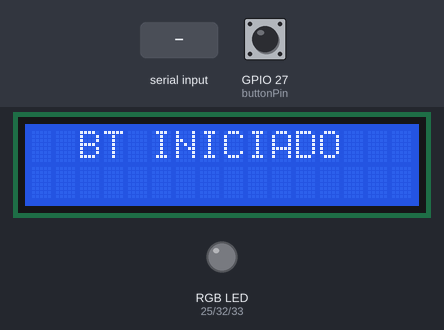
The sketch below on a simulated ESP32. On the bench: 16×2 character LCD, an RGB LED mixed from three pins (HIGH = lit). The inputs (shaded band) are chosen by the test bench; at power-on: GPIO 27 (buttonPin) HIGH. Nothing arrives over Bluetooth unless stated; what the sketch prints to the serial monitor is not drawn.

Above: at 5.1 s.
6.4 s: "led_on\n" received over Serial
At 7.8 s:
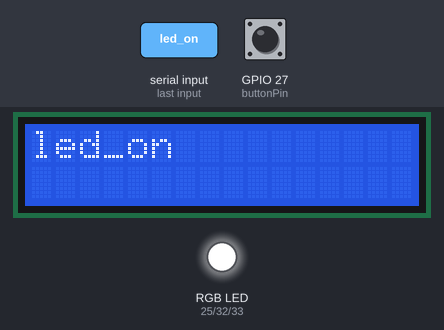
9.4 s: "led_off\n" received over the second serial link
At 11.8 s:
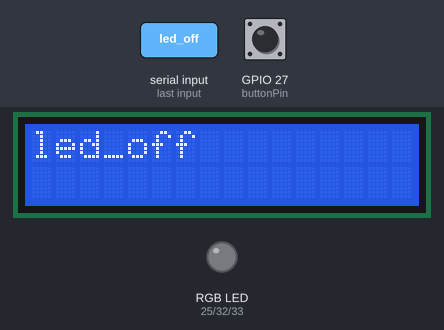
12.1 s: GPIO 27 (buttonPin) pulled LOW for 0.15 s
At 13.4 s:
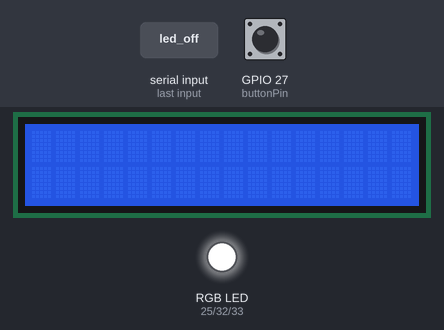
15.2 s: "led_on\n" received over the second serial link
At 16.19 s:
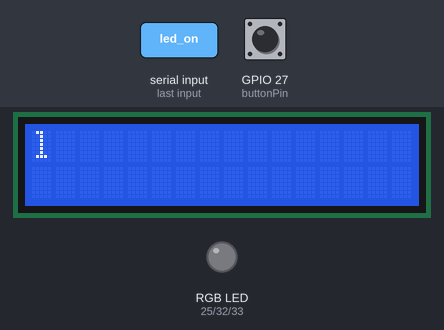
17.7 s: GPIO 27 (buttonPin) pulled LOW for 3.2 s
At 20.6 s:
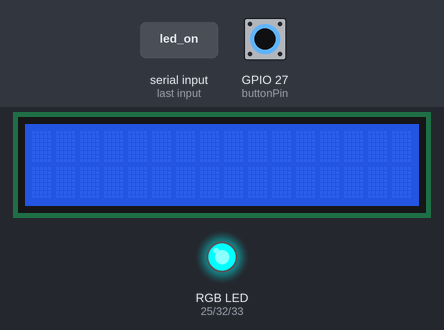
23.9 s: "1\n" received over Serial
At 25.7 s:
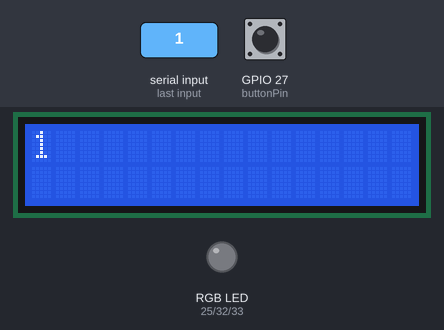
Timing chart, 0 to 26.7 s (numbered marks = the images above; inputs shaded):
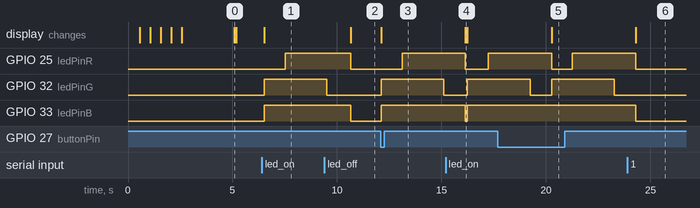

The sketch:

BT_LCD_ESP32.ino
```cpp
/*
 * Date:    13/03/2022
 * Title:   LCD + Bluetooth + RGB
 * Author:  Rubén Lozano
 *
 * References:
 *
*/

/*
 *****************************************************
 *    LIBRERIAS
 *****************************************************
*/
#include <LiquidCrystal.h>
#include "BluetoothSerial.h"
#include "Funciones.h"
#include "variablesG.h"
/*
 *****************************************************
 *    VARIABLES DEFINIDAS.
 *****************************************************
*/

// Check if Bluetooth configs are enabled
#if !defined(CONFIG_BT_ENABLED) || !defined(CONFIG_BLUEDROID_ENABLED)
#error Bluetooth is not enabled! Please run `make menuconfig` to and enable it
#endif

/*
 *****************************************************
 *    SETUP
 *****************************************************
*/
void setup()
{
  Serial.begin(115200);

  pinMode(ledPinR, OUTPUT);
  pinMode(ledPinG, OUTPUT);
  pinMode(ledPinB, OUTPUT);
  pinMode(buttonPin, INPUT_PULLUP);// the pull-up input pin will be HIGH when the switch is open and LOW when the switch is closed.

  lcd.begin(16, 2);         //Inicialización de la pantalla LCD 16x2.
  lcd.clear();              //Limpieza de pantalla
  lcd.setCursor(3, 0);      //Posición del cursor (F,C)
  lcd.print("Bienvenido");  //Impresión de mensaje inicial

  lcd.setCursor(0, 1);
  //lcd.setCursor(16, 1);
  //lcd.autoscroll();// set the display to automatically scroll:
  for (int thisChar = 0; thisChar < 10; thisChar++) {
    lcd.print("...");
    delay(500);
  }
  SerialBT.begin("ESP32");  // Bluetooth device name
  Serial.println("El dispositivo comenzó, ahora puedes emparejarlo con bluetooth!");
  lcd.clear();
  lcd.setCursor(2, 0);
  lcd.print("BT INICIADO");
  delay(100);
}

/*
 *****************************************************
 *    LOOP
 *****************************************************
 */
void loop(){
    currentState = digitalRead(buttonPin);// Lee el valor del estado del botón

  // Lee los mensajes recibidos desde la aplicación del monitor serial
  if (Serial.available()) {
        char serialChar = Serial.read();
    if (serialChar != '\n'){
      message += String(serialChar);
    }
    else{
      message = "";
    }
      SerialBT.write(serialChar);
  }

    // Lee mensajes recibidos desde una aplicación BT externa (APP EN ANDROID)
  if (SerialBT.available()){
    char incomingChar = SerialBT.read();
    if (incomingChar != '\n'){
      message += String(incomingChar);
    }
    else{
      message = "";
    }
    Serial.write(incomingChar);
  }

  // Verifica el mensaje recibido y controla la salida en consecuencia
  if (message =="led_on" || (lastState == HIGH && currentState == LOW)){
    Serial.println("\n Botón presionado");
    lcd.clear();
    lcd.setCursor(0, 0);
    lcd.print(message);

    // color code #00C9CC (R = 0,   G = 201, B = 204)
    setColor( 0, 201, 204);
    delay(1000); // mantener el color 1 segundo

    // color code #F7788A (R = 247, G = 120, B = 138)
    setColor( 247,120, 138);
    delay(1000);

    // color code #34A853 (R = 52,  G = 168, B = 83)
    setColor( 52, 168, 83);
    delay(1000);

    // color code #ff009f (R = 240,  G = 0, B = 10)
    setColor( 240, 0, 10);
    delay(1000);
  }
  else if (message =="led_off" || (lastState == LOW && currentState == HIGH)){
    Serial.println(" \n Botón no presionado");
    lcd.clear();
    lcd.setCursor(0, 0);
    lcd.print(message);
    setColor(0,0,0);
  }

    lastState = currentState; // Guarda el último estado del botón
  delay(20);

}
```

Funciones.h
```cpp
//FUNCTIONS


// GPIO where LED is connected to
//RGB Anodo comun(+): 32,33,25 Catodo comun(-): 25,33,32
//BICOLOR: RED:25 BLUE:33
const int ledPinR=25, ledPinG=32, ledPinB=33;

void setColor(int R, int G, int B) {
  digitalWrite(ledPinR, R);
  digitalWrite(ledPinG, G);
  digitalWrite(ledPinB, B);
}
```

variablesG.h
```cpp
/*
 *****************************************************
 *   Variables Globales y estructuras
 *****************************************************
*/
#define RS 5 //PIN D19 o D5
#define EN 17 //PIN D18 o TX2 GPIO17
#define DB4 16 //PIN D5 o RX2 GPIO16
#define DB5 4 //PIN D4
#define DB6 2 //PIN D2
#define DB7 15 //PIN D15


LiquidCrystal lcd(RS, EN, DB4, DB5, DB6, DB7); //INICIALIZACION LCD 16x2
BluetoothSerial SerialBT; // Bluetooth Serial object

const int buttonPin = 27;     // el pin del botón

int lastState = LOW;  // el estado anterior del pin de entrada
int currentState;   // la lectura actual del pin de entrada

// Maneja mensajes recibidos y enviados
String message = "";
char incomingChar;
```

Measured:
- after the input at 6.4 s, GPIO 25 (ledPinR): LOW → HIGH after 1.1 s; GPIO 32 (ledPinG), GPIO 33 (ledPinB): LOW → HIGH after 0.11 s; the display: changes after 0.11 s (image 1)
- after the input at 9.4 s, GPIO 25 (ledPinR), GPIO 33 (ledPinB): HIGH → LOW after 1.3 s; the display: changes after 1.3 s (image 2)
- after the input at 12.1 s, GPIO 25 (ledPinR): LOW → HIGH after 1.0 s; GPIO 32 (ledPinG): LOW → HIGH at once, → LOW 3.0 s later; GPIO 33 (ledPinB): LOW → HIGH at once; the display: changes at once (image 3)
- after the input at 15.2 s, GPIO 32 (ledPinG): LOW → HIGH after 1.0 s; the display: changes after 0.94 s (image 4)
- after the input at 17.7 s, GPIO 25 (ledPinR): HIGH → LOW after 2.6 s, → HIGH 1.0 s later; the display: changes after 2.6 s (image 5)
- after the input at 23.9 s, the display: changes after 0.39 s (image 6)
